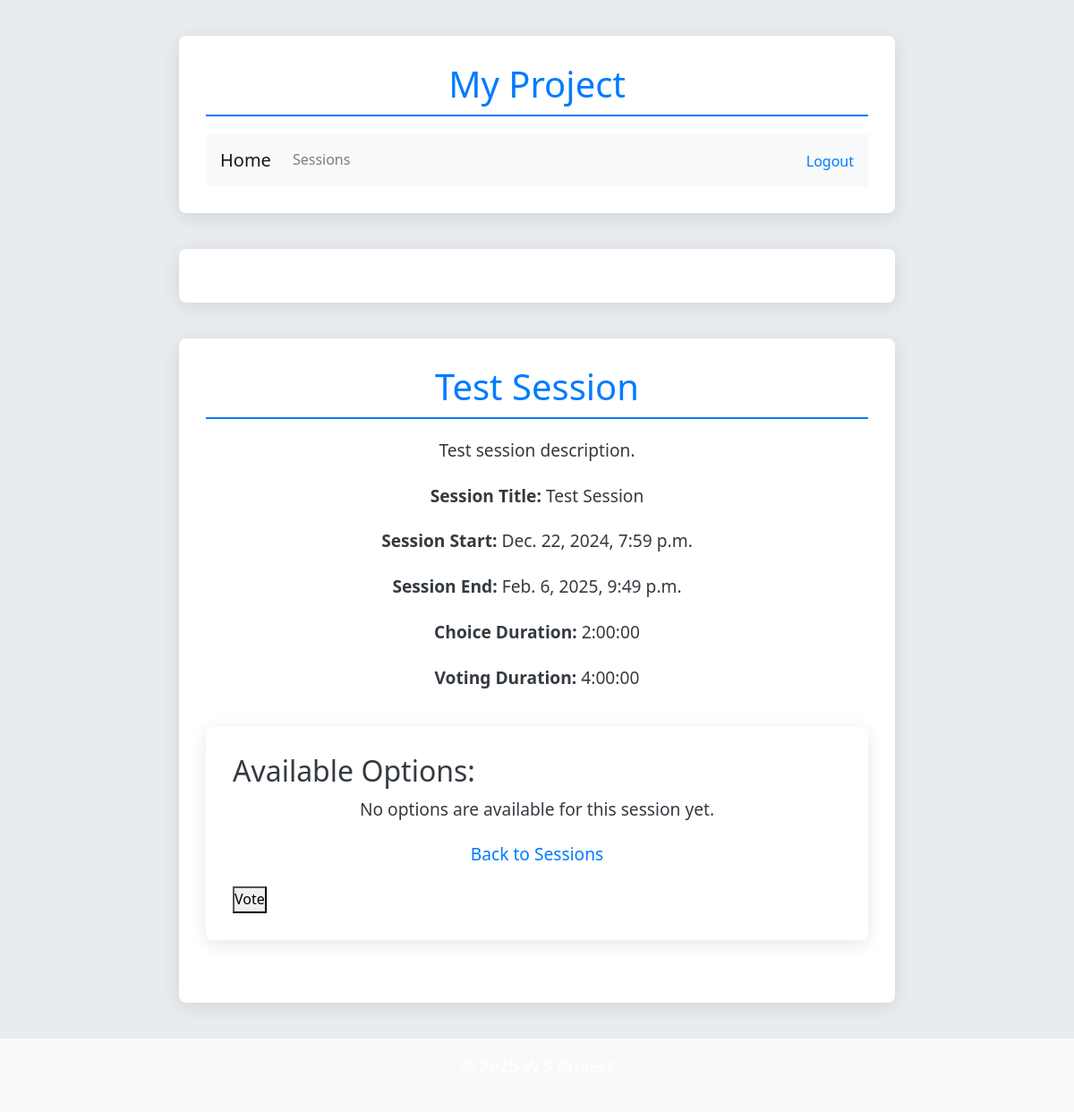
Page /voting_sessions/1/ (signed in) on the earlier database version.
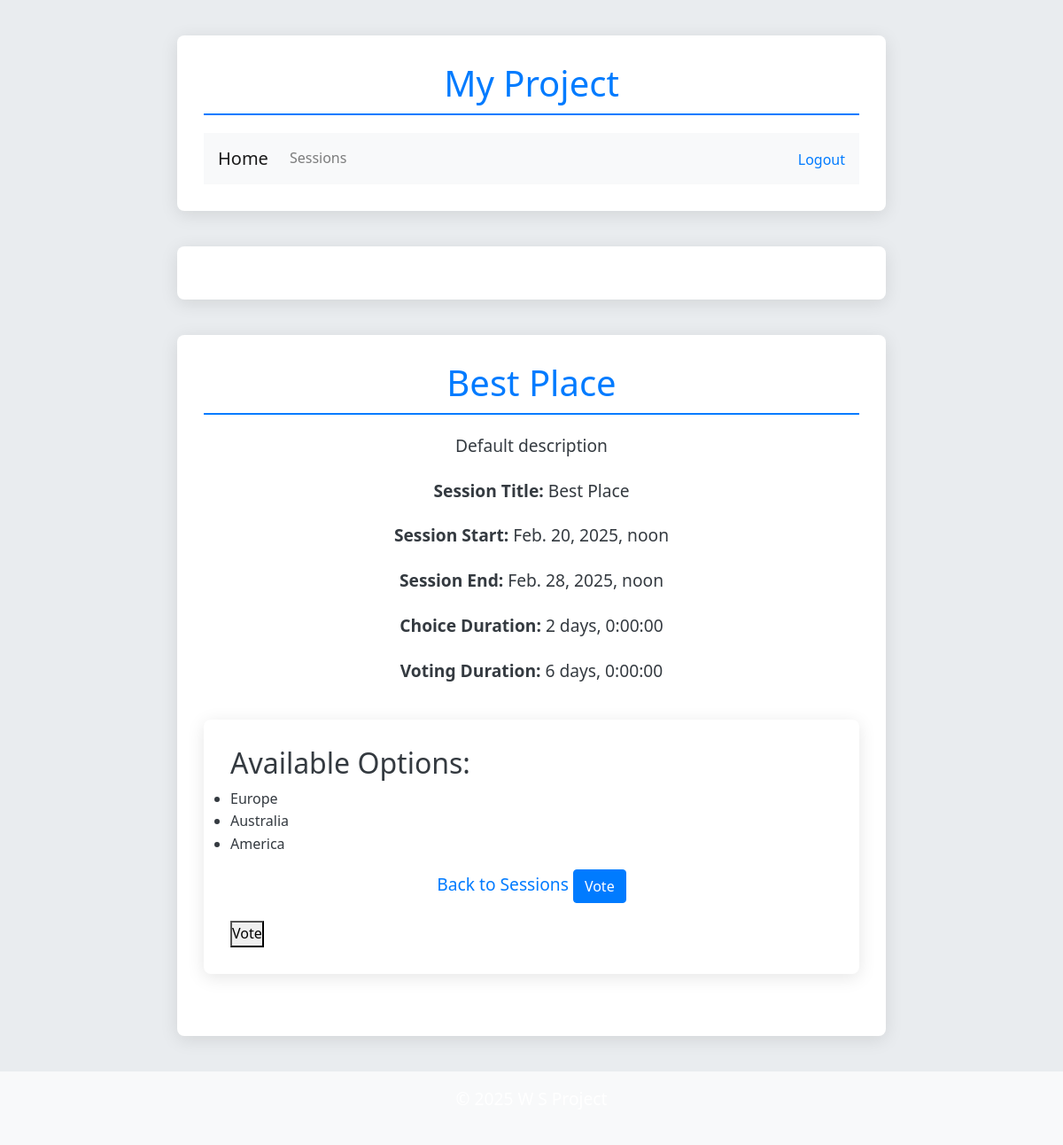
Same page on the later database version.
### voting_sessions/models.py (models this page shows, shortened)
class Session(models.Model):
    title = models.CharField(max_length=200, null=True, blank=True)  # Single title for the session (choices + voting)
    session_start_time = models.DateTimeField(null=True, blank=True)  # When the session starts (choices phase)
    session_end_time = models.DateTimeField(default=calculate_default_end_time, null=True, blank=True)
    choice_duration = models.DurationField(null=True, blank=True, default=timedelta(hours=1))  # Duration of the choices phase
    voting_duration = models.DurationField(null=True, blank=True, default=timedelta(hours=1))  # Duration of the voting phase
    description = models.TextField(default="Default description", null=True, blank=True)  # Session description
    email_sent = models.BooleanField(default=False)
    creator_email = models.EmailField(max_length=255, blank=True, null=True, default="postvezha@gmail.com")
    invitation_endpoint = models.URLField(max_length=500, blank=True, null=True, default="https://example.comm")

class Option(models.Model):
    session = models.ForeignKey('voting_sessions.Session', on_delete=models.CASCADE, related_name='options')
    title = models.CharField(max_length=255)
    description = models.TextField(blank=True)

### voting_sessions/views.py (the view)
# urls.py: path('<int:session_id>/', views.session_detail, name='session_detail'),
@login_required
def session_detail(request, session_id):
    session = get_object_or_404(Session, id=session_id)
    return render(request, "session_detail.html", {"session": session})

### voting_sessions/templates/voting_sessions/session_detail.html (shortened to what this page needs)
{% extends "base.html" %}
{% load static %}
{% block content %}
<h1>{{ session.title }}</h1>
<p>{{ session.description }}</p>
<p><strong>Session Title:</strong> {{ session.title}}</p>
<p><strong>Session Start:</strong> {{ session.session_start_time }}</p>
<p><strong>Session End:</strong> {{ session.session_end_time }}</p>
<p><strong>Choice Duration:</strong> {{ session.choice_duration }}</p>
<p><strong>Voting Duration:</strong> {{ session.voting_duration }}</p>
<div class="container">
<h2>Available Options:</h2>
<ul>
    {% for option in session.options.all %}
        <li>
            {{ option.title }}
        </li>
    {% empty %}
        <p>No options are available for this session yet.</p>
    {% endfor %}
</ul>
<p>
    <a href="{% url 'voting_sessions:session_list' %}">Back to Sessions</a>
    {% if session.options.exists %}
        <a href="{% url 'vote:vote' session.id %}" class="btn btn-primary">Vote</a>
    {% endif %}
</p>
{% if user.is_authenticated %}
    <form method="post" action="{% url 'vote:vote' session.id %}">
        <button type="submit">Vote</button>
    </form>
{% else %}
    <p>You must <a href="{% url 'login' %}?next={{ request.path }}">log in</a> to vote.</p>
{% endif %}
{% endblock %}

Differences in the rows shown:
changed Session: title "Test Session" → "Best Place"; description "Test session description." → "Default description"; session_start_time "Dec. 22, 2024, 7:59 p.m." → "Feb. 20, 2025, noon"; session_end_time "Feb. 6, 2025, 9:49 p.m." → "Feb. 28, 2025, noon"; choice_duration "2:00:00" → "2 days, 0:00:00"; voting_duration "4:00:00" → "6 days, 0:00:00"
now on this page (row edited): Option: title "Europe"
now on this page (row edited): Option: title "Australia"
now on this page (row edited): Option: title "America"
Other differences:
text no longer shown: "No options are available for this session yet."
text now shown: "Vote"
